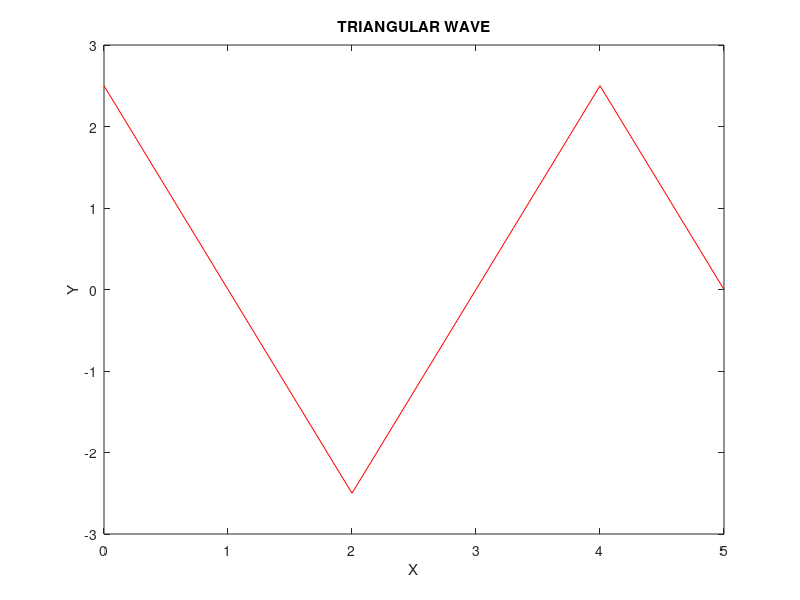

Recreate this plot in MATLAB.
clear
clc
close all
ts=input("Enter time period: ");
x=0:ts;
a=input("Enter Peak to Peak Amplitude: ");
p=4;
b=mod(x,p);
b=b-p/2;
for i=1:numel(b)
    if(b(i)<0)
        b(i)=-b(i);
    end
end
y=((2*a)./p)*b-(a/2);
plot(x,y,'red');
title('TRIANGULAR WAVE');
xlabel('X');ylabel('Y');
